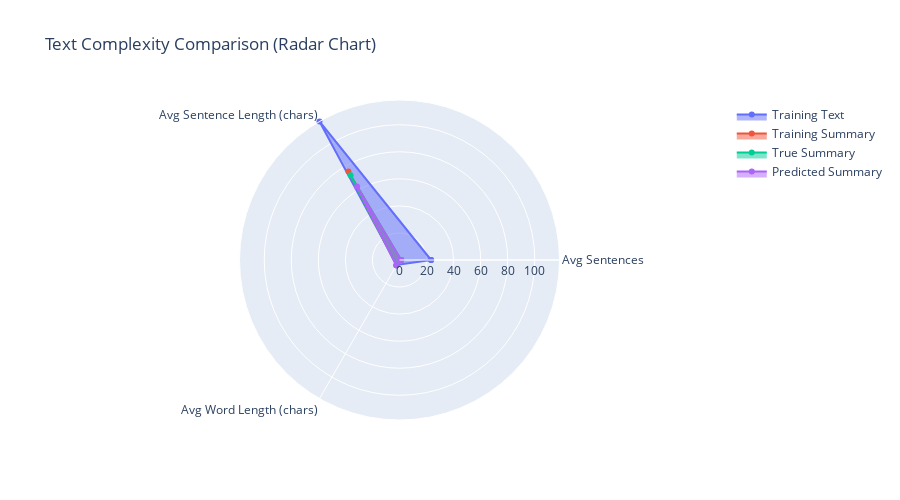

The notebook cell saved with this chart:
### Code cell
# Phân tích chất lượng tóm tắt dựa trên độ dài câu và từ
print("📏 PHÂN TÍCH CHẤT LƯỢNG TÓM TẮT")
print("="*35)

def analyze_text_complexity(text_series, name):
    """Phân tích độ phức tạp của văn bản"""
    if text_series.empty:
        return None
    
    # Tính các metrics
    sentence_counts = text_series.str.count(r'[.!?]+').fillna(0)
    avg_sentence_length = text_series.str.len() / (sentence_counts + 1)  # +1 để tránh chia cho 0
    word_counts = text_series.str.split().str.len().fillna(0)
    avg_word_length = text_series.str.len() / word_counts
    
    complexity_stats = {
        'Dataset': name,
        'Avg Sentences': sentence_counts.mean(),
        'Avg Sentence Length (chars)': avg_sentence_length.mean(),
        'Avg Word Length (chars)': avg_word_length.mean(),
        'Avg Words per Text': word_counts.mean(),
        'Text Length Std': text_series.str.len().std()
    }
    
    return complexity_stats

# Thu thập dữ liệu complexity cho các dataset
complexity_data = []

if not df_train.empty and 'text' in df_train.columns:
    complexity_data.append(analyze_text_complexity(df_train['text'], 'Training Text'))
    
if not df_train.empty and 'summary' in df_train.columns:
    complexity_data.append(analyze_text_complexity(df_train['summary'], 'Training Summary'))

if not df_pred.empty and 'summary' in df_pred.columns:
    complexity_data.append(analyze_text_complexity(df_pred['summary'], 'True Summary'))
    
if not df_pred.empty and 'predicted_summary' in df_pred.columns:
    complexity_data.append(analyze_text_complexity(df_pred['predicted_summary'], 'Predicted Summary'))

# Tạo DataFrame và hiển thị
if complexity_data:
    complexity_df = pd.DataFrame([data for data in complexity_data if data is not None])
    
    print("\n📊 BẢNG PHÂN TÍCH ĐỘ PHỨC TẠP VĂN BẢN:")
    display(complexity_df.round(2))
    
    # Tạo biểu đồ so sánh
    if len(complexity_df) > 1:
        # Radar chart comparison
        categories = ['Avg Sentences', 'Avg Sentence Length (chars)', 'Avg Word Length (chars)']
        
        # Chuẩn hóa dữ liệu để vẽ radar chart
        fig = go.Figure()
        
        for idx, row in complexity_df.iterrows():
            values = [row['Avg Sentences'], 
                     row['Avg Sentence Length (chars)'], 
                     row['Avg Word Length (chars)']]
            
            fig.add_trace(go.Scatterpolar(
                r=values + [values[0]],  # Đóng vòng tròn
                theta=categories + [categories[0]],
                fill='toself',
                name=row['Dataset']
            ))
        
        fig.update_layout(
            polar=dict(
                radialaxis=dict(
                    visible=True,
                    range=[0, max([row['Avg Sentence Length (chars)'] for _, row in complexity_df.iterrows()])]
                )),
            showlegend=True,
            title="Text Complexity Comparison (Radar Chart)",
            height=500
        )
        
        fig.show()
        
        # Bar chart comparison
        fig, axes = plt.subplots(2, 2, figsize=(15, 10))
        
        # Avg Sentences
        axes[0,0].bar(complexity_df['Dataset'], complexity_df['Avg Sentences'], color='skyblue')
        axes[0,0].set_title('Average Sentences per Text')
        axes[0,0].tick_params(axis='x', rotation=45)
        
        # Avg Sentence Length
        axes[0,1].bar(complexity_df['Dataset'], complexity_df['Avg Sentence Length (chars)'], color='lightgreen')
        axes[0,1].set_title('Average Sentence Length (chars)')
        axes[0,1].tick_params(axis='x', rotation=45)
        
        # Avg Word Length
        axes[1,0].bar(complexity_df['Dataset'], complexity_df['Avg Word Length (chars)'], color='lightcoral')
        axes[1,0].set_title('Average Word Length (chars)')
        axes[1,0].tick_params(axis='x', rotation=45)
        
        # Text Length Standard Deviation
        axes[1,1].bar(complexity_df['Dataset'], complexity_df['Text Length Std'], color='gold')
        axes[1,1].set_title('Text Length Standard Deviation')
        axes[1,1].tick_params(axis='x', rotation=45)
        
        plt.tight_layout()
        plt.show()
        
    print(f"✅ Đã phân tích complexity cho {len(complexity_df)} datasets")
else:
    print("⚠️ Không có dữ liệu để phân tích complexity")

### Figure 1 — Plotly figure (JSON) as saved in the notebook; plotly's stock layout.template omitted (floating-point values rounded to 4 significant figures)
{"data": [{"fill": "toself", "name": "Training Text", "r": [23.36, 118.3, 4.255, 23.36], "theta": ["Avg Sentences", "Avg Sentence Length (chars)", "Avg Word Length (chars)", "Avg Sentences"], "type": "scatterpolar"}, {"fill": "toself", "name": "Training Summary", "r": [1.071, 75.52, 4.371, 1.071], "theta": ["Avg Sentences", "Avg Sentence Length (chars)", "Avg Word Length (chars)", "Avg Sentences"], "type": "scatterpolar"}, {"fill": "toself", "name": "True Summary", "r": [1.25, 72.31, 4.452, 1.25], "theta": ["Avg Sentences", "Avg Sentence Length (chars)", "Avg Word Length (chars)", "Avg Sentences"], "type": "scatterpolar"}, {"fill": "toself", "name": "Predicted Summary", "r": [1.208, 62.8, 4.739, 1.208], "theta": ["Avg Sentences", "Avg Sentence Length (chars)", "Avg Word Length (chars)", "Avg Sentences"], "type": "scatterpolar"}], "layout": {"height": 500, "polar": {"radialaxis": {"range": [0, 118.3], "visible": true}}, "showlegend": true, "title": {"text": "Text Complexity Comparison (Radar Chart)"}}}
